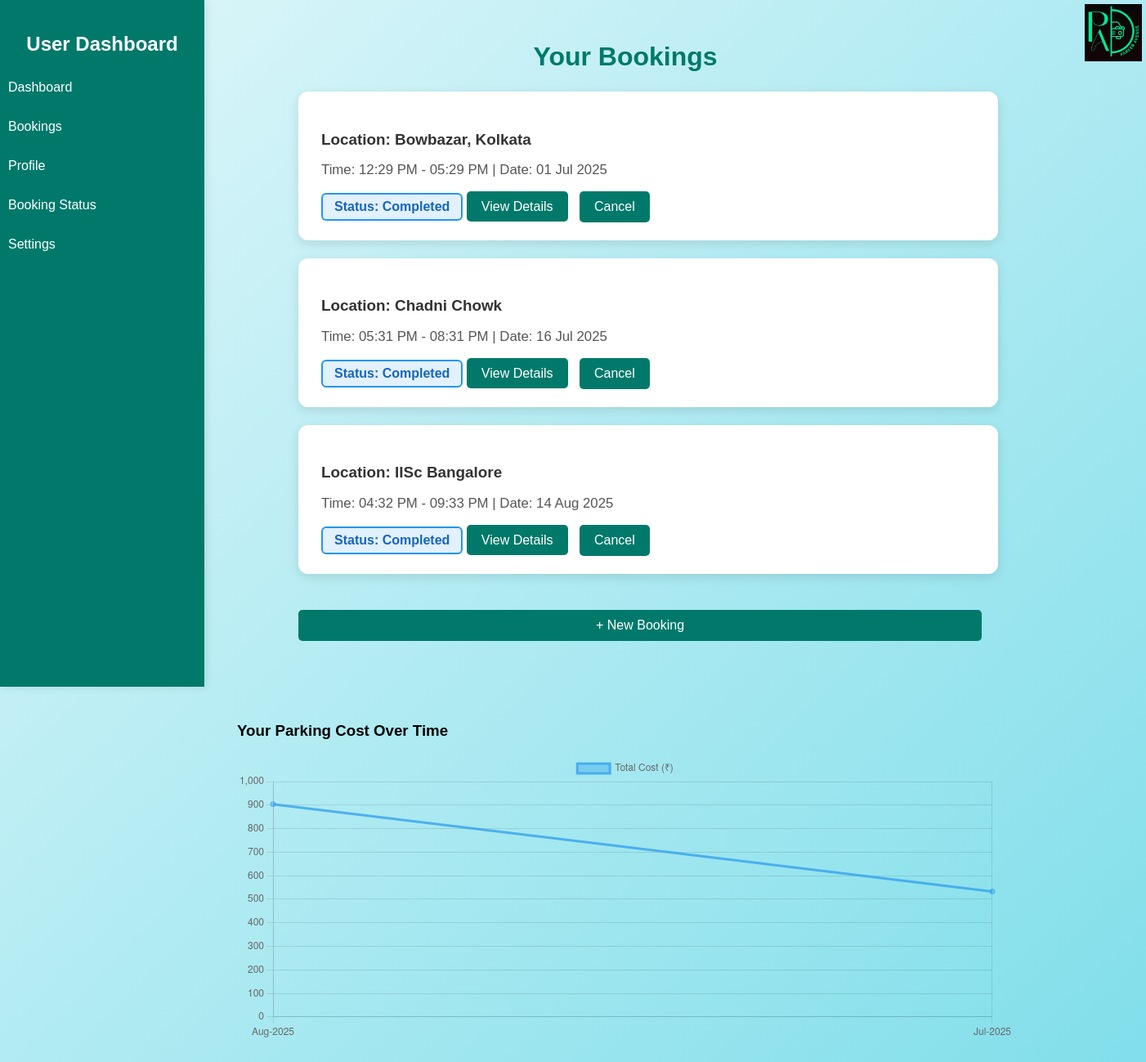
Page /user_bookings (signed in) on the committed database.
### models.py (models this page shows, shortened)
class Reservation(db.Model):
    id = db.Column(db.Integer, primary_key=True)
    spot_id = db.Column(db.Integer, db.ForeignKey('parking_spot.id'), nullable=False)
    user_id = db.Column(db.Integer, db.ForeignKey('user.id'), nullable=False)
    vehicle_id = db.Column(db.Integer, db.ForeignKey('vehicle.id'), nullable=True)
    parking_timestamp = db.Column(db.DateTime, default=datetime.utcnow)
    leaving_timestamp = db.Column(db.DateTime, nullable=True)
    cost_per_hour = db.Column(db.Float, nullable=False)
    total_cost = db.Column(db.Float, default=0.0)
    status = db.Column(db.String(20), default='Pending')

class ParkingLot(db.Model):
    id = db.Column(db.Integer, primary_key=True)
    prime_location_name = db.Column(db.String(150), nullable=False)
    price_per_hour = db.Column(db.Float, nullable=False)
    address = db.Column(db.String(200), nullable=False)
    pin_code = db.Column(db.String(12), nullable=False)
    max_spots = db.Column(db.Integer, nullable=False)
    spots = db.relationship('ParkingSpot', backref='lot', lazy=True)

### app.py (the view)
@app.route('/user_bookings')
@login_required
def user_bookings():
    user = User.query.get(session['user_id'])
    reservations = Reservation.query.filter_by(user_id=session['user_id']).all()
    lot_counts = {}
    for r in reservations:
        lot_name = r.spot.lot.prime_location_name
        lot_counts[lot_name] = lot_counts.get(lot_name, 0) + 1
    user_lot_names = list(lot_counts.keys())
    user_bookings_counts = list(lot_counts.values())
    cost_by_month = {}
    for r in reservations:
        if r.leaving_timestamp:
            month = r.parking_timestamp.strftime('%b-%Y')
            cost_by_month[month] = cost_by_month.get(month, 0) + (r.total_cost or 0)
    user_months = sorted(cost_by_month.keys())
    user_costs = [cost_by_month[month] for month in user_months]
    return render_template('user_bookings.html', reservations=reservations, now=datetime.utcnow(),
                           user=user, lot_counts=lot_counts, user_lot_names=user_lot_names,user_bookings_counts=user_bookings_counts, user_months=user_months, user_costs=user_costs)

### app.py (called while the page is built)
def login_required(f):
    @wraps(f)
    def decorated_function(*args, **kwargs):
        if 'user_id' not in session:
            flash('Please log in first', 'danger')
            return redirect(url_for('user_login'))
        return f(*args, **kwargs)
    return decorated_function

### templates/user_bookings.html (shortened to what this page needs)
<!DOCTYPE html>
<html lang="en">
<head>
</head>
<body>
  <div class="sidebar">
    <h2>User Dashboard</h2>
    <a href="{{ url_for('user_dashboard') }}">Dashboard</a>
    <a href="{{ url_for('user_bookings') }}">Bookings</a>
    <a href="{{ url_for('user_profile') }}">Profile</a>
    {% if reservations and reservations|length > 0 %}
      <a href="{{ url_for('book_status', booking_id=reservations[0].id) }}">Booking Status</a>
    {% else %}
      <span><b>No bookings yet</b></span>
    {% endif %}
    <a href="{{ url_for('settings') }}">Settings</a>
  </div>
  <div class="main-content">
    <div class="logo-container">
      <img src="{{ url_for('static', filename='../static/images/parker_avenue_logo.png') }}" alt=" ">
    </div>
    <h1>Your Bookings</h1>
    <div class="booking-list">
      {% if reservations and reservations|length > 0 %}
        {% for booking in reservations %}
          <div class="booking-card">
            <h4>Location: {{ booking.spot.lot.prime_location_name }}</h4>
            <p>
              Time: {{ booking.parking_timestamp.strftime('%I:%M %p') }}
              {% if booking.leaving_timestamp %}
                - {{ booking.leaving_timestamp.strftime('%I:%M %p') }}
              {% endif %}
              | Date: {{ booking.parking_timestamp.strftime('%d %b %Y') }}
            </p>
            {% if booking.status == "Rejected" %}
              <span class="status rejected-status">Status: Rejected</span>
            {% elif booking.status == "Cancelled" %}
              <span class="status cancelled-status">Status: Cancelled</span>
            {% elif booking.leaving_timestamp and booking.leaving_timestamp.date() < now.date() %}
              <span class="status completed-status">Status: Completed</span>
            {% else %}
              <span class="status confirmed-status">Status: Confirmed</span>
            {% endif %}
            <a class="btn" href="{{ url_for('book_status', booking_id=booking.id) }}">View Details</a>
            {% if booking.status not in ["Completed", "Cancelled", "Rejected"] %}
              <form action="{{ url_for('cancel_booking', booking_id=booking.id) }}" method="post" style="display:inline;">
                <button class="btn cancel-btn" type="submit" onclick="return confirm('Cancel this booking?');">Cancel</button>
              </form>
            {% endif %}
          </div>
        {% endfor %}
      {% else %}
        <p>No bookings found.</p>
      {% endif %}
    </div>
    <div class="new-booking">
      <a class="btn new-booking" href="{{ url_for('booking_process') }}">+ New Booking</a>
    </div>
  </div>
  <div class="chart-section">
    <h3>Your Parking Cost Over Time</h3>
    <canvas id="userCostLine" width="600" height="220"></canvas>
  </div>
  <script>
  const userMonths = {{ user_months|tojson }};
  const userCosts = {{ user_costs|tojson }};
  new Chart(document.getElementById('userCostLine').getContext('2d'), {
    type: 'line',
    data: {
        labels: userMonths,
        datasets: [{
            label: 'Total Cost (₹)',
            data: userCosts,
            fill: false,
            borderColor: 'rgba(54, 162, 235, 0.8)',
            backgroundColor: 'rgba(54, 162, 235, 0.4)',
            tension: 0.1
        }]
      },
      options: {
        responsive: true,
        plugins: {
            legend: { display: true }
        },
        scales: {
            y: { beginAtZero: true }
        }
      }
    });
  </script>
</body>
</html>

### templates/user_bookings.html (style rules this page uses)
html, body { height: 100%; margin: 0; padding: 0; }
body { min-height: 100vh; background: linear-gradient(135deg, #e0f7fa, #80deea); font-family: 'Arial', sans-serif; }
.sidebar { position: fixed; l eft: 0; top: 0; width: 250px; height: 100vh; background-color: #00796b; color: white; padding: 20px 0 20px 0; box-shadow: 2px 0 10px rgba(0, 0, 0, 0.1); z-index: 10; overflow-y: auto; }
.sidebar h2 { margin-bottom: 20px; font-size: 1.5rem; text-align: center; }
.sidebar a { display: block; color: white; text-decoration: none; padding: 10px; margin-bottom: 10px; transition: background-color 0.3s; }
.main-content { margin-left: 250px; padding: 30px 40px 30px 40px; max-width: 950px; min-width: 500px; }
.main-content h1 { color: #00796b; margin-bottom: 24px; text-align: center; }
.booking-list { display: flex; flex-direction: column; gap: 22px; width: 100%; max-width: 800px; margin: 0 auto; }
.booking-card { background-color: #fff; border-radius: 12px; padding: 22px 28px; box-shadow: 0 4px 14px rgba(0, 0, 0, 0.11); transition: transform 0.3s; width: 100%; }
.booking-card h4 { color: #333; margin-bottom: 10px; font-size: 1.18rem; }
.booking-card p { color: #555; margin-bottom: 10px; font-size: 1.05rem; }
.status { font-weight: bold; padding: 6px 14px; border-radius: 6px; display: inline-block; font-size: 1rem; }
.completed-status { background-color: #e3f0fd; color: #1565c0; border: 2px solid #2196f3; }
.cancel-btn { background-color: #ef6c00; margin-left: 10px; }
.btn { background-color: #00796b; color: white; border: none; padding: 10px 18px; border-radius: 5px; cursor: pointer; transition: background-color 0.3s; text-decoration: none; font-size: 1rem; margin-top: 6px; }
.btn.new-booking { margin-top: 22px; display: inline-block; }
.new-booking { width: 100%; max-width: 800px; margin: 22px auto 0 auto; text-align: center; }
.logo-container { position: absolute; top: 5px; right: 5px; text-align: right; }
.logo-container img { height: auto; width: 70px; }
.chart-section { margin-left: 250px; margin-top: 30px; padding: 20px 40px 40px 40px; width: calc(100% - 250px); max-width: 950px; min-width: 500px; }

### rows in the picture
Reservation: spot.lot.prime_location_name "Bowbazar, Kolkata", parking_timestamp "12:29 PM", leaving_timestamp "05:29 PM", parking_timestamp "01 Jul 2025", status "Status: Completed"
Reservation: spot.lot.prime_location_name "Chadni Chowk", parking_timestamp "05:31 PM", leaving_timestamp "08:31 PM", parking_timestamp "16 Jul 2025", status "Status: Completed"
Reservation: spot.lot.prime_location_name "IISc Bangalore", parking_timestamp "04:32 PM", leaving_timestamp "09:33 PM", parking_timestamp "14 Aug 2025", status "Status: Completed"

### other values in the picture
chart data {{ user_costs|tojson }} [904.0, 533.0]
